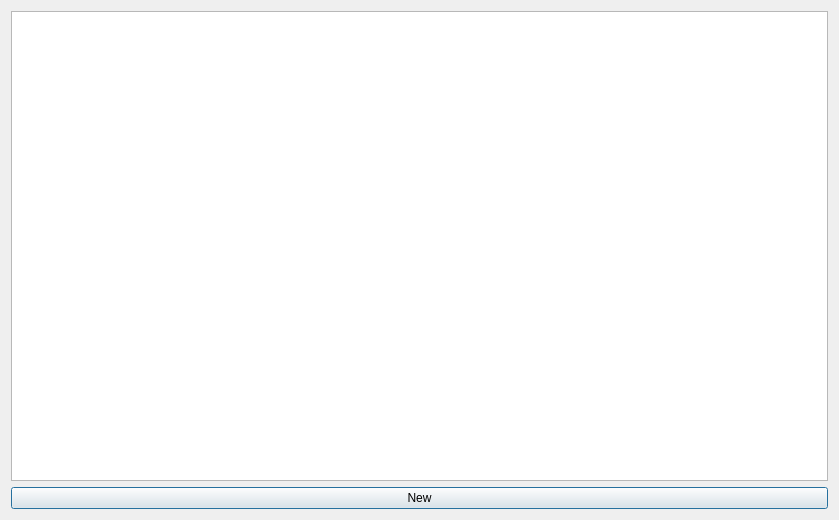
<?xml version="1.0" encoding="UTF-8"?>
<ui version="4.0">
 <class>Dialog</class>
 <widget class="QDialog" name="Dialog">
  <property name="geometry">
   <rect>
    <x>0</x>
    <y>0</y>
    <width>839</width>
    <height>520</height>
   </rect>
  </property>
  <property name="windowTitle">
   <string>Dialog</string>
  </property>
  <layout class="QHBoxLayout" name="horizontalLayout_2">
   <item>
    <layout class="QVBoxLayout" name="verticalLayout">
     <item>
      <widget class="QTableView" name="tableView"/>
     </item>
     <item>
      <widget class="QPushButton" name="newButton">
       <property name="text">
        <string>New</string>
       </property>
      </widget>
     </item>
    </layout>
   </item>
  </layout>
 </widget>
 <resources/>
 <connections/>
</ui>
